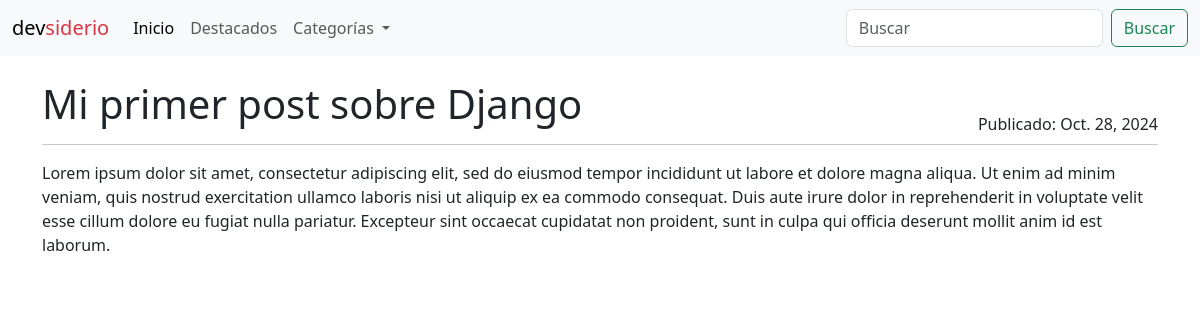
The app's page /post/mi-primer-post-sobre-django with its own data.
### blogs/models.py (models this page shows, shortened)
class Post(models.Model):
	title = models.CharField(max_length=255)
	slug = models.SlugField(unique=True)
	overview = models.TextField()
	date_created = models.DateTimeField(auto_now_add=True)
	content = models.TextField()
	author = models.ForeignKey(settings.AUTH_USER_MODEL, on_delete=models.PROTECT)
	categories = models.ManyToManyField('Category')
	featured = models.BooleanField(default=False)

### blogs/views.py (the view)
# urls.py: path('post/<slug:slug>', views.PostDetailView.as_view(), name='post'),
class PostDetailView(generic.DetailView):
    model = Post
    def get_context_data(self, **kwargs):
        context = super().get_context_data(**kwargs)
        context["categories"] = Category.objects.all()
        return context

### blogs/templatetags/markdown_extras.py (called while the page is built)
@register.filter()
@stringfilter
def markdown(value):
  return md.markdown(value, extensions=[
      'markdown.extensions.fenced_code',
      'markdown.extensions.toc'
  ])

### blogs/templates/blogs/post_detail.html (shortened to what this page needs)
{% extends 'base.html' %} {% load markdown_extras %} {% block content %}
<div class="container-xxl bd-gutter mt-3 my-md-4 bd-layout">
  <main class="container">
    <div class="row g-5">
      <div class="col-md-12">
        <div class="row">
          <div class="d-flex justify-content-between">
            <h1>{{ post.title }}</h1>
            <div class="align-self-end">
              Publicado: {{ post.date_created.date }}
            </div>
          </div>
        </div>
        <hr class="d-none d-md-block my-2 mb-3 mt-2" />
        <p>{{ post.content | markdown | safe }}</p>
      </div>
    </div>
  </main>
</div>
{% endblock content %}

### records on screen
Post: title "Mi primer post sobre Django", date_created "Oct. 28, 2024", content "Lorem ipsum dolor sit amet, consectetur adipiscing elit, sed do eiusmod tempor incididunt ut labore et dolore magna aliqua. Ut enim ad minim veniam, quis nostrud exercitation ullamco laboris nisi ut aliquip ex ea commodo consequat. Duis aute irure dolor in reprehenderit in voluptate velit esse cillum dolore eu fugiat nulla pariatur. Excepteur sint occaecat cupidatat non proident, sunt in culpa qui officia deserunt mollit anim id est laborum."
